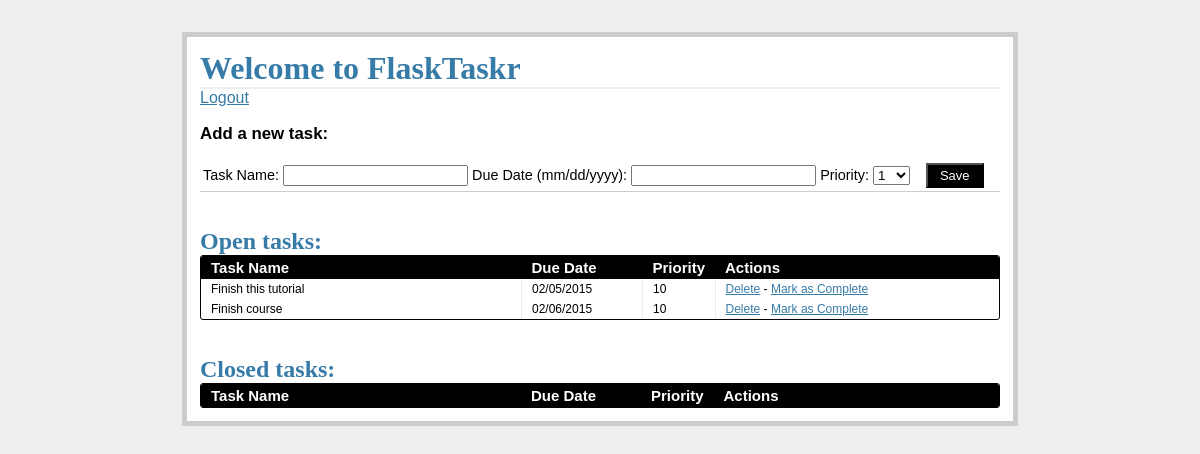
The page /tasks/ (signed in) on the database as committed earlier.
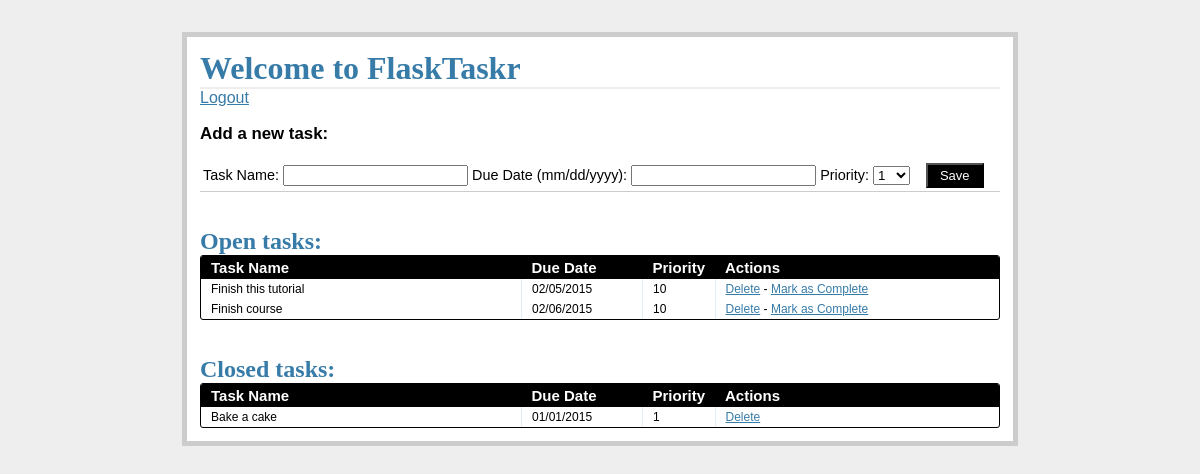
The same page on the database as committed later.
### tables this page shows
CREATE TABLE tasks(task_id INTEGER PRIMARY KEY AUTOINCREMENT,
                                    name TEXT NOT NULL,
                                    due_date TEXT NOT NULL,
                                    priority INTEGER NOT NULL,
                                    status INTEGER NOT NULL);

### views.py (the view)
@app.route('/tasks/')
@login_required
def tasks():
    g.db = connect_db()
    cur = g.db.execute("SELECT name, due_date, priority, task_id FROM tasks WHERE status=1")
    open_tasks = [dict(name=row[0], due_date=row[1], priority=row[2], task_id=row[3]) for row in cur.fetchall()]
    cur = g.db.execute("SELECT name, due_date, priority, task_id FROM tasks WHERE status=0")
    closed_tasks = [dict(name=row[0], due_date=row[1], priority=row[2], task_id=row[3]) for row in cur.fetchall()]
    g.db.close()
    return render_template('tasks.html',
                            form=AddTaskForm(request.form),
                            open_tasks=open_tasks,
                            closed_tasks=closed_tasks)

### forms.py
class AddTaskForm(Form):
    task_id = IntegerField('Priority')
    name = TextField('Name', validators=[DataRequired()])
    due_date = DateField('Date Due (mm/dd/yyyy)',
                            validators=[DataRequired()],
                            format='%m/%d/%Y')
    priority = SelectField('Priority',
                            validators=[DataRequired()],
                            choices=[(1, 1), (2, 2), (3, 3), (4, 4), (5, 5), (6, 6), (7, 7), (8, 8), (9, 9), (10, 10)])
    status = IntegerField('Status')

### views.py (called while the page is built)
def connect_db():
    return sqlite3.connect(app.config['DATABASE'])

def login_required(test):
    @wraps(test)
    def wrap(*args, **kwargs):
        if 'logged_in' in session:
            return test(*args, **kwargs)
        else:
            flash('You need to login first')
            return redirect(url_for('login'))
    return wrap

### templates/tasks.html (shortened to what this page needs)
{% extends "template.html" %}
{% block content %}
<h1>Welcome to FlaskTaskr</h1>
<a href="/logout">Logout</a>
<div class="add-task">
    <h3>Add a new task:</h3>
    <table>
        <tr>
            <form action="{{ url_for('new_task') }}" method="post">
                <td>
                    <label>Task Name:</label>
                    <input name="name" type="text">
                </td>
                <td>
                    <label>Due Date (mm/dd/yyyy):</label>
                    <input name="due_date" type="text" width="120px">
                </td>
                <td>
                    <label>Priority:</label>
                    <select name="priority" width="100px">
                        <option value="1">1</option>
                    </select>
                </td>
                <td>&nbsp;&nbsp;
                    <input class="button" type="submit" value="Save">
                </td>
            </form>
        </tr>
    </table>
</div>
<div class="entries">
    <br>
    <br>
    <h2>Open tasks:</h2>
    <div class="datagrid">
        <table>
            <thead>
                <tr>
                    <th width="300px"><strong>Task Name</strong></th>
                    <th width="100px"><strong>Due Date</strong></th>
                    <th width="50px"><strong>Priority</strong></th>
                    <th><strong>Actions</strong></th>
                </tr>
            </thead>
            {% for o in open_tasks %}
            <tr>
                <td width="300px">{{ o.name }}</td>
                <td width="100px">{{ o.due_date }}</td>
                <td width="50px">{{ o.priority }}</td>
                <td>
                    <a href="{{ url_for('delete_entry', task_id = o.task_id) }}">Delete</a> -
                    <a href="{{ url_for('complete', task_id = o.task_id) }}">Mark as Complete</a>
                </td>
            </tr>
            {% endfor %}
        </table>
    </div>
    <br>
    <br>
</div>
<div class="entries">
    <h2>Closed tasks:</h2>
    <div class="datagrid">
        <table>
            <thead>
                <tr>
                    <th width="300px"><strong>Task Name</strong></th>
                    <th width="100px"><strong>Due Date</strong></th>
                    <th width="50px"><strong>Priority</strong></th>
                    <th><strong>Actions</strong></th>
                </tr>
            </thead>
            {% for c in closed_tasks %}
            <tr>
                <td width="300px">{{ c.name }}</td>
                <td width="100px">{{ c.due_date }}</td>
                <td width="50px">{{ c.priority }}</td>
                <td>
                    <a href="{{ url_for('delete_entry', task_id = c.task_id) }}">Delete</a>
                </td>
            </tr>
            {% endfor %}
        </table>
    </div>
</div>
{% endblock %}

### templates/template.html (shortened to what this page needs)
<!DOCTYPE html>
<html>
<head>
    <link rel="stylesheet" href="{{ url_for('static', filename='css/styles.css') }}">
</head>
<body>
<div class="page">
    {% block content %}
    {% endblock %}
</div>
</body>
</html>

### static/css/styles.css (style rules this page uses)
body { font-family: sans-serif; background: #eee; }
a, h1, h2 { color: #377BA8; }
h1, h2 { font-family: 'Georgia', serif; margin: 0; }
h1 { border-bottom: 2px solid #eee; }
h2 { font-size: 1.5em; }
.page { margin: 2em auto; width: 50em; border: 5px solid #ccc; padding: 0.8em; background: white; }
.entries { list-style: none; margin: 0; padding: 0; }
.add-task { font-size: 0.9em; border-bottom: 1px solid #ccc; }
.datagrid table { border-collapse: collapse; text-align: left; width: 100%; }
.datagrid { background: #fff; overflow: hidden; border: 1px solid #000000; border-radius: 3px; }
.datagrid table td, .datagrid table th { padding: 3px 10px; }
.datagrid table thead th { background-color:#000000; color:#FFFFFF; font-size: 15px; font-weight: bold; }
.datagrid table thead th:first-child { border: none; }
.datagrid table tbody td { color: #000000; border-left: 1px solid #E1EEF4; font-size: 12px; font-weight: normal; }
.datagrid table tbody td:first-child { border-left: none; }
.datagrid table tbody tr:last-child td { border-bottom: none; }
.button { background-color:#000; display:inline-block; color:#ffffff; font-size:13px; padding:3px 12px; margin: 0; text-decoration:none; position:relative; }

Rows that differ between the two databases and show on the page:
added tasks: name "Bake a cake", due_date "01/01/2015", priority "1", shown under "Closed tasks:"
